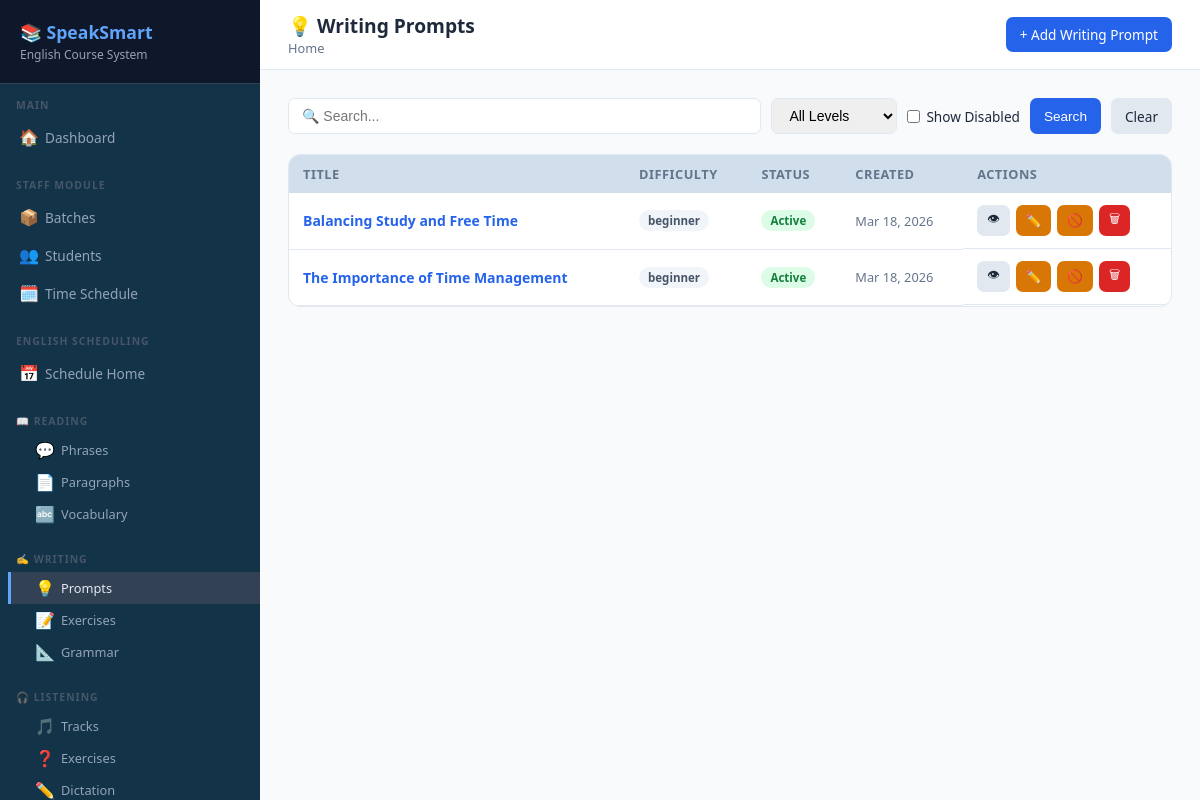
Screenshot of /scheduling/writing/prompts/ (signed in) with the database file from the repository.
### scheduling/models.py (models this page shows, shortened)
class WritingPrompt(models.Model):
    title = models.CharField(max_length=200)
    prompt_text = models.TextField()
    instructions = models.TextField(blank=True)
    word_limit = models.PositiveIntegerField(null=True, blank=True)
    difficulty = models.CharField(max_length=20, choices=DIFFICULTY_CHOICES, default='beginner')
    is_active = models.BooleanField(default=True)
    created_by = models.ForeignKey(User, on_delete=models.SET_NULL, null=True)
    created_at = models.DateTimeField(auto_now_add=True)

### scheduling/views.py (the view)
# urls.py: path('writing/prompts/', views.writing_prompt_list, name='writing_prompt_list'),
@login_required
def writing_prompt_list(request):
    return _list_view(request, WritingPrompt, 'scheduling/writing/prompt_list.html')

### scheduling/views.py (called while the page is built)
def _list_view(request, model, template, extra_ctx=None):
    search = request.GET.get('search', '')
    diff = request.GET.get('difficulty', '')
    show_all = request.GET.get('show_all', '')
    qs = model.objects.all()
    if not show_all:
        qs = qs.filter(is_active=True)
    if diff:
        qs = qs.filter(difficulty=diff)
    if search and hasattr(model, 'text'):
        qs = qs.filter(Q(text__icontains=search))
    elif search and hasattr(model, 'title'):
        qs = qs.filter(Q(title__icontains=search))
    ctx = {'items': qs.order_by('-created_at'), 'search': search,
           'difficulty': diff, 'show_all': show_all}
    if extra_ctx:
        ctx.update(extra_ctx)
    return render(request, template, ctx)

### scheduling/templates/scheduling/writing/prompt_list.html (shortened to what this page needs)
{% extends "base.html" %}
{% block page_title %}💡 Writing Prompts{% endblock %}
{% block topbar_actions %}<a href="{% url 'scheduling:writing_prompt_create' %}" class="btn btn-primary">+ Add Writing Prompt</a>{% endblock %}
{% block content %}
<div class="search-bar">
  <form method="get" style="display:flex;gap:10px;flex-wrap:wrap;width:100%">
    <input name="search" value="{{ search }}" placeholder="🔍 Search..." style="flex:1;min-width:200px">
    <select name="difficulty">
      <option value="">All Levels</option>
    </select>
    <label style="display:flex;align-items:center;gap:6px;font-size:.85rem"><input type="checkbox" name="show_all" {%if show_all%}checked{%endif%} value="1"> Show Disabled</label>
    <button type="submit" class="btn btn-primary">Search</button>
    <a href="{% url 'scheduling:writing_prompt_create' %}" class="btn btn-secondary">Clear</a>
  </form>
</div>
<div class="card">
  <div class="card-body" style="padding:0">
    <table>
      <thead><tr><th>Title</th><th>Difficulty</th><th>Status</th><th>Created</th><th>Actions</th></tr></thead>
      <tbody>
      {%for item in items%}
      <tr>
        <td><a href="{% url 'scheduling:writing_prompt_detail' item.pk %}" style="font-weight:600;color:#2563eb;text-decoration:none">{{ item.title }}</a></td>
        <td><span class="badge badge-secondary">{{ item.difficulty }}</span></td>
        <td><span class="badge badge-{%if item.is_active%}success{%else%}danger{%endif%}">{%if item.is_active%}Active{%else%}Disabled{%endif%}</span></td>
        <td style="color:#64748b;font-size:.8rem">{{ item.created_at|date:"M d, Y" }}</td>
        <td class="action-buttons">
          <a href="{% url 'scheduling:writing_prompt_detail' item.pk %}" class="btn btn-secondary btn-sm">👁</a>
          <a href="{% url 'scheduling:writing_prompt_edit' item.pk %}" class="btn btn-warning btn-sm">✏️</a>
          <a href="{% url 'scheduling:writing_prompt_toggle' item.pk %}" class="btn btn-{%if item.is_active%}warning{%else%}success{%endif%} btn-sm" onclick="return confirm('Toggle status?')">{%if item.is_active%}🚫{%else%}✅{%endif%}</a>
          <a href="{% url 'scheduling:writing_prompt_delete' item.pk %}" class="btn btn-danger btn-sm" onclick="return confirm('Delete permanently?')">🗑</a>
        </td>
      </tr>
      {%empty%}
      <tr><td colspan="5"><div class="empty-state"><div class="icon">💡</div><p>No writing prompts yet.<br><a href="{% url 'scheduling:writing_prompt_create' %}">Add one now</a></p></div></td></tr>
      {%endfor%}
      </tbody>
    </table>
  </div>
</div>
{% endblock %}

### templates/base.html (style rules this page uses)
* { box-sizing: border-box; margin: 0; padding: 0; }
:root { --primary: #2563eb; --primary-dark: #1d4ed8; --secondary: #7c3aed; --success: #16a34a; --warning: #d97706; --danger: #dc2626; --bg: #f8fafc; --card: #ffffff; --border: #e2e8f0; --text: #1e293b; --muted: #64748b; --sidebar-w: 260px; }
body { font-family: 'Segoe UI', sans-serif; background: var(--bg); color: var(--text); display: flex; min-height: 100vh; }
.card { background: var(--card); border-radius: 12px; border: 1px solid var(--border); overflow: hidden; margin-bottom: 20px; }
.card-body { padding: 20px; }
table { width: 100%; border-collapse: collapse; font-size: 0.875rem; min-width: 500px; }
th { background: #d1dfec; padding: 10px 14px; text-align: left; font-weight: 600; font-size: 0.8rem; color: var(--muted); text-transform: uppercase; letter-spacing: 0.5px; white-space: nowrap; }
td { padding: 12px 14px; border-bottom: 1px solid var(--border); vertical-align: middle; }
.btn { display: inline-flex; align-items: center; gap: 6px; padding: 8px 14px; border-radius: 7px; font-size: 0.85rem; font-weight: 500; cursor: pointer; border: none; text-decoration: none; transition: all 0.15s; white-space: nowrap; }
.btn-primary { background: var(--primary); color: white; }
.btn-danger { background: var(--danger); color: white; }
.btn-warning { background: var(--warning); color: white; }
.btn-secondary { background: #e2e8f0; color: var(--text); }
.btn-sm { padding: 5px 10px; font-size: 0.78rem; }
.badge { display: inline-block; padding: 3px 9px; border-radius: 20px; font-size: 0.72rem; font-weight: 600; white-space: nowrap; }
.badge-success { background: #dcfce7; color: #15803d; }
.badge-secondary { background: #f1f5f9; color: #475569; }
.search-bar { display: flex; gap: 10px; align-items: center; flex-wrap: wrap; margin-bottom: 20px; }
.search-bar input, .search-bar select { padding: 8px 13px; border: 1.5px solid var(--border); border-radius: 7px; font-size: 0.875rem; }
.action-buttons { display: flex; gap: 6px; flex-wrap: wrap; }

### rows the page displays
WritingPrompt: title "Balancing Study and Free Time", difficulty "beginner", is_active "Active", created_at "Mar 18, 2026"
WritingPrompt: title "The Importance of Time Management", difficulty "beginner", is_active "Active", created_at "Mar 18, 2026"
